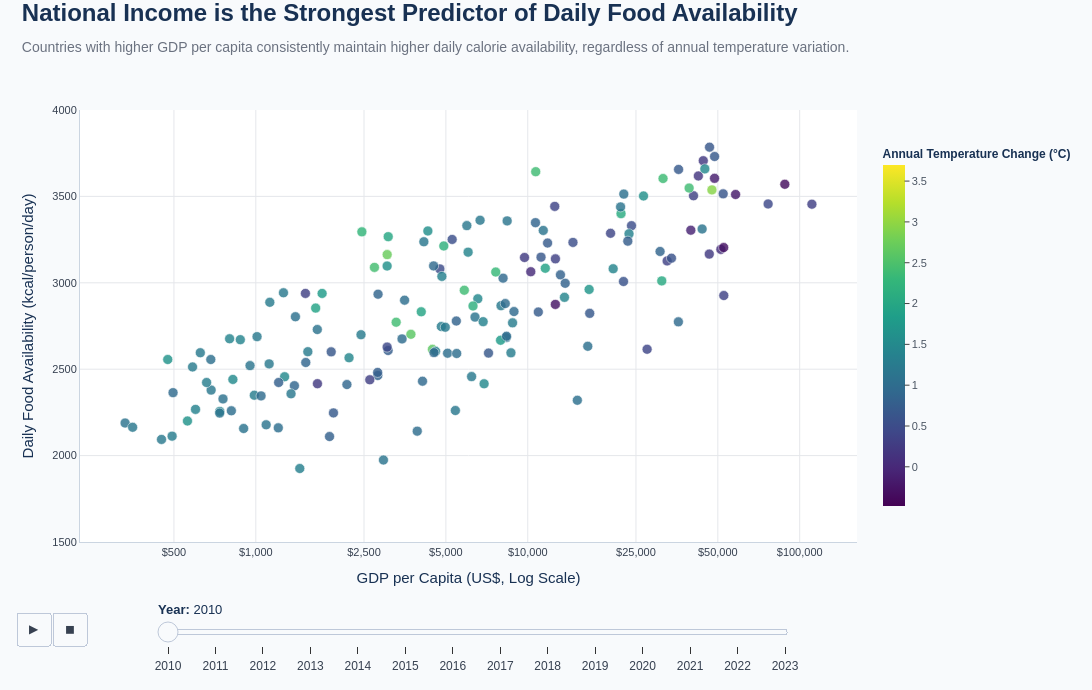

The code cell stored with this chart in its notebook:
### Markdown cell above
# Phase 13 — Analytical Questions

---

## Analytical Question 1

### Does higher GDP per capita consistently translate into better food availability?

Economic growth is often assumed to be the primary lever for food security, on the theory that higher national income buys better infrastructure, purchasing power, and agricultural investment. Testing this assumption directly — rather than taking it for granted — is the foundation the rest of this analysis builds on.

**Goal:** Determine whether countries with higher GDP per capita consistently show higher daily calorie availability, or whether income alone is insufficient to explain the pattern.

### Code cell
# ==========================================================
# AQ1
# How Strongly Does National Income Influence Daily Food Availability?
# ==========================================================

import plotly.express as px
import numpy as np

# ----------------------------------------------------------
# Data Preparation
# ----------------------------------------------------------

aq1_df = (
    analysis_df
    .query("Item == 'Grand Total'")
    .dropna(
        subset=[
            "GDP_per_Capita",
            "Calories_per_Capita",
            "Temperature_Change"
        ]
    )
    .copy()
)

aq1_df.sort_values("Year", inplace=True)

temp_min = aq1_df["Temperature_Change"].min()
temp_max = aq1_df["Temperature_Change"].max()

fig = px.scatter(
    aq1_df,
    x="GDP_per_Capita",
    y="Calories_per_Capita",
    color="Temperature_Change",
    hover_name="Country",
    animation_frame="Year",
    log_x=True,
    range_color=[temp_min, temp_max],
    color_continuous_scale="Viridis",
    labels={
        "GDP_per_Capita":
        "GDP per Capita (US$, Log Scale)",
        "Calories_per_Capita":
        "Daily Food Availability (kcal/person/day)",
        "Temperature_Change":
        "Temperature Change (°C)"
    },

    hover_data={
        "GDP_per_Capita":":$,.0f",
        "Calories_per_Capita":":.0f",
        "Temperature_Change":":.2f"
    }

)

# ----------------------------------------------------------
# Marker Styling
# ----------------------------------------------------------

fig.update_traces(
    marker=dict(
        size=10,
        opacity=0.82,
        line=dict(
            width=0.6,
            color="white"
        )

    ),

    selector=dict(mode="markers")

)

# ----------------------------------------------------------
# Executive Layout
# ----------------------------------------------------------

fig.update_layout(
    template="plotly_white",
    width=1120,
    height=690,
    paper_bgcolor=BG,
    plot_bgcolor="white",
    margin=dict(
        l=80,
        r=70,
        t=110,
        b=80
    ),
    font=dict(
        family="Arial",
        size=12,
        color="#374151"
    ),
    title=dict(
        text=(
            "<b>National Income is the Strongest Predictor of Daily Food Availability</b>"
            "<br>"
            "<span style='font-size:14px;color:#6B7280;'>"
            "Countries with higher GDP per capita consistently maintain higher daily calorie availability, "
            "regardless of annual temperature variation."
            "</span>"
        ),
        x=0.02,
        y=0.97,
        xanchor="left",
        font=dict(
            family="Arial",
            size=24,
            color=COLOR_NAVY
        )
    ),
    xaxis=dict(
        title="GDP per Capita (US$, Log Scale)",
        title_font=dict(
            size=15,
            color=COLOR_NAVY
        ),
        tickfont=dict(size=11),
        showgrid=True,
        gridcolor=COLOR_GRID,
        zeroline=False,
        linecolor="#CBD5E1",
        tickvals=[
            500,
            1000,
            2500,
            5000,
            10000,
            25000,
            50000,
            100000
        ],
        tickformat="$,.0f"
    ),
    yaxis=dict(
        title="Daily Food Availability (kcal/person/day)",
        title_font=dict(
            size=15,
            color=COLOR_NAVY
        ),
        tickfont=dict(size=11),
        showgrid=True,
        gridcolor=COLOR_GRID,
        zeroline=False,
        linecolor="#CBD5E1",
        range=[1500,4000]
    )
)

# ----------------------------------------------------------
# Executive Colour Scale & Animation Controls
# ----------------------------------------------------------

fig.update_layout(
    coloraxis_colorbar=dict(
        title=dict(
            text="<b>Annual Temperature Change (°C)</b>",
            side="top",
            font=dict(
                size=12,
                color=COLOR_NAVY
            )
        ),
        tickfont=dict(
            size=11,
            color="#4B5563"
        ),
        ticks="outside",
        ticklen=5,
        tickwidth=1,
        thickness=22,
        thicknessmode="pixels",
        len=0.88,
        lenmode="fraction",
        y=0.50,
        yanchor="middle",
        x=1.02,
        outlinewidth=0
    ),
    sliders=[
        dict(
            active=0,
            x=0.10,
            y=-0.08,
            len=0.82,
            currentvalue=dict(
                prefix="<b>Year:</b> ",
                font=dict(
                    size=13,
                    color=COLOR_NAVY
                )
            ),
            pad=dict(
                t=20
            )
        )
    ]
)

# ----------------------------------------------------------
# Executive Hover Card
# ----------------------------------------------------------

fig.update_traces(
    hovertemplate=
    "<b>%{hovertext}</b><br><br>"
    "GDP per Capita: <b>$%{x:,.0f}</b><br>"
    "Daily Calories: <b>%{y:.0f} kcal</b><br>"
    "Temperature Change: <b>%{marker.color:.2f} °C</b>"
    "<extra></extra>"
)

# ==========================================================
# Final Executive Presentation Refinements
# ==========================================================

# Animation transition
fig.layout.updatemenus[0].buttons[0].args[1]["frame"]["duration"] = 800
fig.layout.updatemenus[0].buttons[0].args[1]["transition"]["duration"] = 500

# Play button styling
fig.layout.updatemenus[0].pad = dict(r=10, t=35)

# Improve animation frame redraw
fig.layout.updatemenus[0].buttons[0].args[1]["frame"]["redraw"] = True

# Cleaner animation controls
fig.layout.updatemenus[0].x = 0.02
fig.layout.updatemenus[0].y = -0.08

# Remove distracting spike lines
fig.update_xaxes(showspikes=False)
fig.update_yaxes(showspikes=False)

# Thin plot border
fig.update_xaxes(showline=True, linewidth=1, linecolor="#CBD5E1", mirror=False)
fig.update_yaxes(showline=True, linewidth=1, linecolor="#CBD5E1", mirror=False)

# Slightly smoother marker appearance
fig.update_traces(
    marker=dict(
        sizemode="diameter"
    )
)

# Keep background clean
fig.update_layout(
    hoverlabel=dict(
        bgcolor="white",
        font_size=12,
        font_family="Arial"
    )
)

# Hide Plotly logo & unnecessary toolbar buttons
config = {
    "displaylogo": False,
    "displayModeBar": False,
    "responsive": True
}

fig.show(config=config)

### Figure 1 — Plotly figure (JSON) as saved in the notebook; plotly's stock layout.template omitted (floating-point values rounded to 4 significant figures; data arrays with more than 128 entries replaced by an {"elided": "..."} marker saying what was removed)
{"data": [{"customdata": {"elided": "164x1 float values"}, "hovertemplate": "<b>%{hovertext}</b><br><br>GDP per Capita: <b>$%{x:,.0f}</b><br>Daily Calories: <b>%{y:.0f} kcal</b><br>Temperature Change: <b>%{marker.color:.2f} °C</b><extra></extra>", "hovertext": {"elided": "164 str values"}, "legendgroup": "", "marker": {"color": {"elided": "164 float values"}, "coloraxis": "coloraxis", "line": {"color": "white", "width": 0.6}, "opacity": 0.82, "size": 10, "sizemode": "diameter", "symbol": "circle"}, "mode": "markers", "name": "", "orientation": "v", "showlegend": false, "type": "scatter", "x": {"elided": "164 float values"}, "xaxis": "x", "y": {"elided": "164 float values"}, "yaxis": "y"}], "layout": {"coloraxis": {"cmax": 3.697, "cmin": -0.48, "colorbar": {"len": 0.88, "lenmode": "fraction", "outlinewidth": 0, "thickness": 22, "thicknessmode": "pixels", "tickfont": {"color": "#4B5563", "size": 11}, "ticklen": 5, "ticks": "outside", "tickwidth": 1, "title": {"font": {"color": "#183153", "size": 12}, "side": "top", "text": "<b>Annual Temperature Change (°C)</b>"}, "x": 1.02, "y": 0.5, "yanchor": "middle"}, "colorscale": [[0, "#440154"], [0.1111, "#482878"], [0.2222, "#3e4989"], [0.3333, "#31688e"], [0.4444, "#26828e"], [0.5556, "#1f9e89"], [0.6667, "#35b779"], [0.7778, "#6ece58"], [0.8889, "#b5de2b"], [1, "#fde725"]]}, "font": {"color": "#374151", "family": "Arial", "size": 12}, "height": 690, "hoverlabel": {"bgcolor": "white", "font": {"family": "Arial", "size": 12}}, "legend": {"tracegroupgap": 0}, "margin": {"b": 80, "l": 80, "r": 70, "t": 110}, "paper_bgcolor": "#F8FAFC", "plot_bgcolor": "white", "sliders": [{"active": 0, "currentvalue": {"font": {"color": "#183153", "size": 13}, "prefix": "<b>Year:</b> "}, "len": 0.82, "pad": {"b": 10, "t": 20}, "steps": [{"args": [["2010"], {"frame": {"duration": 0, "redraw": false}, "fromcurrent": true, "mode": "immediate", "transition": {"duration": 0, "easing": "linear"}}], "label": "2010", "method": "animate"}, {"args": [["2011"], {"frame": {"duration": 0, "redraw": false}, "fromcurrent": true, "mode": "immediate", "transition": {"duration": 0, "easing": "linear"}}], "label": "2011", "method": "animate"}, {"args": [["2012"], {"frame": {"duration": 0, "redraw": false}, "fromcurrent": true, "mode": "immediate", "transition": {"duration": 0, "easing": "linear"}}], "label": "2012", "method": "animate"}, {"args": [["2013"], {"frame": {"duration": 0, "redraw": false}, "fromcurrent": true, "mode": "immediate", "transition": {"duration": 0, "easing": "linear"}}], "label": "2013", "method": "animate"}, {"args": [["2014"], {"frame": {"duration": 0, "redraw": false}, "fromcurrent": true, "mode": "immediate", "transition": {"duration": 0, "easing": "linear"}}], "label": "2014", "method": "animate"}, {"args": [["2015"], {"frame": {"duration": 0, "redraw": false}, "fromcurrent": true, "mode": "immediate", "transition": {"duration": 0, "easing": "linear"}}], "label": "2015", "method": "animate"}, {"args": [["2016"], {"frame": {"duration": 0, "redraw": false}, "fromcurrent": true, "mode": "immediate", "transition": {"duration": 0, "easing": "linear"}}], "label": "2016", "method": "animate"}, {"args": [["2017"], {"frame": {"duration": 0, "redraw": false}, "fromcurrent": true, "mode": "immediate", "transition": {"duration": 0, "easing": "linear"}}], "label": "2017", "method": "animate"}, {"args": [["2018"], {"frame": {"duration": 0, "redraw": false}, "fromcurrent": true, "mode": "immediate", "transition": {"duration": 0, "easing": "linear"}}], "label": "2018", "method": "animate"}, {"args": [["2019"], {"frame": {"duration": 0, "redraw": false}, "fromcurrent": true, "mode": "immediate", "transition": {"duration": 0, "easing": "linear"}}], "label": "2019", "method": "animate"}, {"args": [["2020"], {"frame": {"duration": 0, "redraw": false}, "fromcurrent": true, "mode": "immediate", "transition": {"duration": 0, "easing": "linear"}}], "label": "2020", "method": "animate"}, {"args": [["2021"], {"frame": {"duration": 0, "redraw": false}, "fromcurrent": true, "mode": "immediate", "transition": {"duration": 0, "easing": "linear"}}], "label": "2021", "method": "animate"}, {"args": [["2022"], {"frame": {"duration": 0, "redraw": false}, "fromcurrent": true, "mode": "immediate", "transition": {"duration": 0, "easing": "linear"}}], "label": "2022", "method": "animate"}, {"args": [["2023"], {"frame": {"duration": 0, "redraw": false}, "fromcurrent": true, "mode": "immediate", "transition": {"duration": 0, "easing": "linear"}}], "label": "2023", "method": "animate"}], "x": 0.1, "xanchor": "left", "y": -0.08, "yanchor": "top"}], "title": {"font": {"color": "#183153", "family": "Arial", "size": 24}, "text": "<b>National Income is the Strongest Predictor of Daily Food Availability</b><br><span style='font-size:14px;color:#6B7280;'>Countries with higher GDP per capita consistently maintain higher daily calorie availability, regardless of annual temperature variation.</span>", "x": 0.02, "xanchor": "left", "y": 0.97}, "updatemenus": [{"buttons": [{"args": [null, {"frame": {"duration": 800, "redraw": true}, "fromcurrent": true, "mode": "immediate", "transition": {"duration": 500, "easing": "linear"}}], "label": "&#9654;", "method": "animate"}, {"args": [[null], {"frame": {"duration": 0, "redraw": false}, "fromcurrent": true, "mode": "immediate", "transition": {"duration": 0, "easing": "linear"}}], "label": "&#9724;", "method": "animate"}], "direction": "left", "pad": {"r": 10, "t": 35}, "showactive": false, "type": "buttons", "x": 0.02, "xanchor": "right", "y": -0.08, "yanchor": "top"}], "width": 1120, "xaxis": {"anchor": "y", "domain": [0, 1], "gridcolor": "#E5E7EB", "linecolor": "#CBD5E1", "linewidth": 1, "mirror": false, "showgrid": true, "showline": true, "showspikes": false, "tickfont": {"size": 11}, "tickformat": "$,.0f", "tickvals": [500, 1000, 2500, 5000, 10000, 25000, 50000, 100000], "title": {"font": {"color": "#183153", "size": 15}, "text": "GDP per Capita (US$, Log Scale)"}, "type": "log", "zeroline": false}, "yaxis": {"anchor": "x", "domain": [0, 1], "gridcolor": "#E5E7EB", "linecolor": "#CBD5E1", "linewidth": 1, "mirror": false, "range": [1500, 4000], "showgrid": true, "showline": true, "showspikes": false, "tickfont": {"size": 11}, "title": {"font": {"color": "#183153", "size": 15}, "text": "Daily Food Availability (kcal/person/day)"}, "zeroline": false}}}
